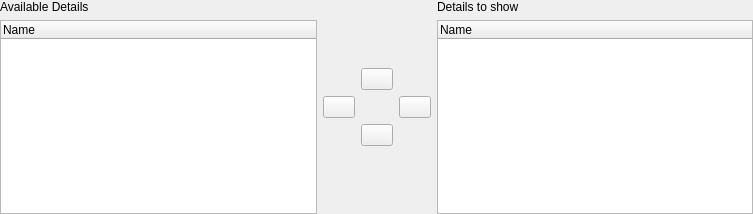
<?xml version="1.0" encoding="UTF-8"?>
<ui version="4.0">
 <class>DetailKeysWidget</class>
 <widget class="QWidget" name="DetailKeysWidget">
  <property name="geometry">
   <rect>
    <x>0</x>
    <y>0</y>
    <width>753</width>
    <height>214</height>
   </rect>
  </property>
  <property name="sizePolicy">
   <sizepolicy hsizetype="MinimumExpanding" vsizetype="MinimumExpanding">
    <horstretch>0</horstretch>
    <verstretch>0</verstretch>
   </sizepolicy>
  </property>
  <property name="minimumSize">
   <size>
    <width>0</width>
    <height>0</height>
   </size>
  </property>
  <layout class="QHBoxLayout" name="horizontalLayout">
   <property name="margin">
    <number>0</number>
   </property>
   <item>
    <layout class="QVBoxLayout" name="verticalLayout">
     <item>
      <widget class="QLabel" name="label">
       <property name="text">
        <string>Available Details</string>
       </property>
      </widget>
     </item>
     <item>
      <widget class="QTreeWidget" name="availDetails">
       <property name="sizePolicy">
        <sizepolicy hsizetype="MinimumExpanding" vsizetype="Expanding">
         <horstretch>0</horstretch>
         <verstretch>0</verstretch>
        </sizepolicy>
       </property>
       <property name="minimumSize">
        <size>
         <width>100</width>
         <height>80</height>
        </size>
       </property>
       <property name="showDropIndicator" stdset="0">
        <bool>false</bool>
       </property>
       <property name="selectionMode">
        <enum>QAbstractItemView::ExtendedSelection</enum>
       </property>
       <property name="rootIsDecorated">
        <bool>false</bool>
       </property>
       <property name="uniformRowHeights">
        <bool>true</bool>
       </property>
       <property name="itemsExpandable">
        <bool>false</bool>
       </property>
       <property name="allColumnsShowFocus">
        <bool>true</bool>
       </property>
       <property name="columnCount">
        <number>1</number>
       </property>
       <attribute name="headerDefaultSectionSize">
        <number>100</number>
       </attribute>
       <column>
        <property name="text">
         <string comment="title of a table's column">Name</string>
        </property>
       </column>
      </widget>
     </item>
    </layout>
   </item>
   <item>
    <layout class="QGridLayout" name="gridLayout">
     <item row="0" column="1">
      <spacer name="verticalSpacer">
       <property name="orientation">
        <enum>Qt::Vertical</enum>
       </property>
       <property name="sizeHint" stdset="0">
        <size>
         <width>20</width>
         <height>0</height>
        </size>
       </property>
      </spacer>
     </item>
     <item row="1" column="1">
      <widget class="KPushButton" name="arrowUp">
       <property name="sizePolicy">
        <sizepolicy hsizetype="Fixed" vsizetype="Fixed">
         <horstretch>0</horstretch>
         <verstretch>0</verstretch>
        </sizepolicy>
       </property>
       <property name="maximumSize">
        <size>
         <width>32</width>
         <height>32</height>
        </size>
       </property>
      </widget>
     </item>
     <item row="2" column="0">
      <widget class="KPushButton" name="arrowLeft">
       <property name="sizePolicy">
        <sizepolicy hsizetype="Fixed" vsizetype="Fixed">
         <horstretch>0</horstretch>
         <verstretch>0</verstretch>
        </sizepolicy>
       </property>
       <property name="maximumSize">
        <size>
         <width>32</width>
         <height>32</height>
        </size>
       </property>
      </widget>
     </item>
     <item row="2" column="2">
      <widget class="KPushButton" name="arrowRight">
       <property name="sizePolicy">
        <sizepolicy hsizetype="Fixed" vsizetype="Fixed">
         <horstretch>0</horstretch>
         <verstretch>0</verstretch>
        </sizepolicy>
       </property>
       <property name="maximumSize">
        <size>
         <width>32</width>
         <height>32</height>
        </size>
       </property>
      </widget>
     </item>
     <item row="3" column="1">
      <widget class="KPushButton" name="arrowDown">
       <property name="sizePolicy">
        <sizepolicy hsizetype="Fixed" vsizetype="Fixed">
         <horstretch>0</horstretch>
         <verstretch>0</verstretch>
        </sizepolicy>
       </property>
       <property name="maximumSize">
        <size>
         <width>32</width>
         <height>32</height>
        </size>
       </property>
      </widget>
     </item>
     <item row="4" column="1">
      <spacer name="verticalSpacer_2">
       <property name="orientation">
        <enum>Qt::Vertical</enum>
       </property>
       <property name="sizeHint" stdset="0">
        <size>
         <width>20</width>
         <height>0</height>
        </size>
       </property>
      </spacer>
     </item>
    </layout>
   </item>
   <item>
    <layout class="QVBoxLayout" name="verticalLayout_2">
     <item>
      <widget class="QLabel" name="label_2">
       <property name="text">
        <string>Details to show</string>
       </property>
       <property name="wordWrap">
        <bool>true</bool>
       </property>
      </widget>
     </item>
     <item>
      <widget class="QTreeWidget" name="currentDetails">
       <property name="sizePolicy">
        <sizepolicy hsizetype="MinimumExpanding" vsizetype="Expanding">
         <horstretch>0</horstretch>
         <verstretch>0</verstretch>
        </sizepolicy>
       </property>
       <property name="minimumSize">
        <size>
         <width>100</width>
         <height>80</height>
        </size>
       </property>
       <property name="showDropIndicator" stdset="0">
        <bool>false</bool>
       </property>
       <property name="selectionMode">
        <enum>QAbstractItemView::ExtendedSelection</enum>
       </property>
       <property name="rootIsDecorated">
        <bool>false</bool>
       </property>
       <property name="uniformRowHeights">
        <bool>true</bool>
       </property>
       <property name="itemsExpandable">
        <bool>false</bool>
       </property>
       <property name="allColumnsShowFocus">
        <bool>true</bool>
       </property>
       <property name="columnCount">
        <number>1</number>
       </property>
       <attribute name="headerDefaultSectionSize">
        <number>100</number>
       </attribute>
       <column>
        <property name="text">
         <string comment="title of a table's column">Name</string>
        </property>
       </column>
      </widget>
     </item>
    </layout>
   </item>
  </layout>
 </widget>
 <customwidgets>
  <customwidget>
   <class>KPushButton</class>
   <extends>QPushButton</extends>
   <header>kpushbutton.h</header>
  </customwidget>
 </customwidgets>
 <resources/>
 <connections/>
</ui>
